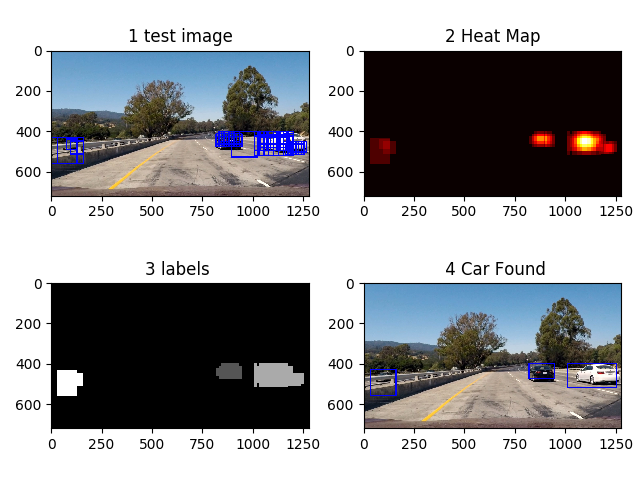
#> input picture write_up_img/11.png, 640 x 480 px
$ python -i 'proj5_functions copy.py'   (imports and definitions only)   (older library calls are emulated)
#> lines starting #> are read from the running program, lines starting #| are printed output that depends on the picture
import numpy as np
import cv2
import matplotlib.pyplot as plt
import matplotlib.image as mpimg
from skimage.feature import hog
import pickle
from sklearn.svm import LinearSVC
from sklearn.svm import SVC
from sklearn.preprocessing import StandardScaler
from sklearn.grid_search import GridSearchCV
from scipy.ndimage.measurements import label
# """
# Define a function to compute color histogram features
# Pass the color_space flag as 3-letter all caps string
# like 'HSV' or 'LUV' etc.
# KEEP IN MIND IF YOU DECIDE TO USE THIS FUNCTION LATER
# IN YOUR PROJECT THAT IF YOU READ THE IMAGE WITH
# cv2.imread() INSTEAD YOU START WITH BGR COLOR!
def bin_spatial(img, color_space='RGB', size=(32, 32)):
    # Convert image to new color space (if specified)
    if color_space != 'RGB':
        if color_space == 'HSV':
            feature_image = cv2.cvtColor(img, cv2.COLOR_RGB2HSV)
        elif color_space == 'LUV':
            feature_image = cv2.cvtColor(img, cv2.COLOR_RGB2LUV)
        elif color_space == 'HLS':
            feature_image = cv2.cvtColor(img, cv2.COLOR_RGB2HLS)
        elif color_space == 'YUV':
            feature_image = cv2.cvtColor(img, cv2.COLOR_RGB2YUV)
        elif color_space == 'YCrCb':
            feature_image = cv2.cvtColor(img, cv2.COLOR_RGB2YCrCb)
    else: feature_image = np.copy(img)
    # Use cv2.resize().ravel() to create the feature vector
    features = cv2.resize(feature_image, size).ravel()
    # Return the feature vector
    return features


# Define a function to compute color histogram features
def color_hist(img, nbins=32, bins_range=(0, 256)):
    # Compute the histogram of the color channels separately
    channel1_hist = np.histogram(img[:,:,0], bins=nbins, range=bins_range)
    channel2_hist = np.histogram(img[:,:,1], bins=nbins, range=bins_range)
    channel3_hist = np.histogram(img[:,:,2], bins=nbins, range=bins_range)
    # Concatenate the histograms into a single feature vector
    hist_features = np.concatenate((channel1_hist[0], channel2_hist[0], channel3_hist[0]))
    # hist_features = np.hstack((channel1_hist[0], channel2_hist[0], channel3_hist[0]))

    # Return the individual histograms, bin_centers and feature vector
    return hist_features

# Define a function to return HOG features and visualization
def get_hog_features(img, orient, pix_per_cell, cell_per_block,
                        vis=False, feature_vec=False):
    # Call with two outputs if vis==True
    if vis == True:
        features, hog_image = hog(img, orientations=orient,
                                  pixels_per_cell=(pix_per_cell, pix_per_cell),
                                  cells_per_block=(cell_per_block, cell_per_block),
                                  block_norm = 'L2-Hys',
                                  transform_sqrt=True,
                                  visualise=vis, feature_vector=feature_vec)
        return features, hog_image
    # Otherwise call with one output
    else:
        features = hog(img, orientations=orient,
                       pixels_per_cell=(pix_per_cell, pix_per_cell),
                       cells_per_block=(cell_per_block, cell_per_block),
                       block_norm = 'L2-Hys',
                       transform_sqrt=True,
                       visualise=vis, feature_vector=feature_vec)
        return features
# """


"""
def get_hog_features(img, orient, pix_per_cell, cell_per_block,
                        vis=False, feature_vec=True):
    # Call with two outputs if vis==True
    if vis == True:
        features, hog_image = hog(img, orientations=orient,
                                  pixels_per_cell=(pix_per_cell, pix_per_cell),
                                  cells_per_block=(cell_per_block, cell_per_block),
                                  transform_sqrt=False,
                                  visualise=vis, feature_vector=feature_vec)
        return features, hog_image
    # Otherwise call with one output
    else:
        features = hog(img, orientations=orient,
                       pixels_per_cell=(pix_per_cell, pix_per_cell),
                       cells_per_block=(cell_per_block, cell_per_block),
                       transform_sqrt=False,
                       visualise=vis, feature_vector=feature_vec)
        return features

def bin_spatial(img, size=(32, 32)):
    color1 = cv2.resize(img[:,:,0], size).ravel()
    color2 = cv2.resize(img[:,:,1], size).ravel()
    color3 = cv2.resize(img[:,:,2], size).ravel()
    return np.hstack((color1, color2, color3))

def color_hist(img, nbins=32):    #bins_range=(0, 256)
    # Compute the histogram of the color channels separately
    channel1_hist = np.histogram(img[:,:,0], bins=nbins)
    channel2_hist = np.histogram(img[:,:,1], bins=nbins)
    channel3_hist = np.histogram(img[:,:,2], bins=nbins)
    # Concatenate the histograms into a single feature vector
    hist_features = np.concatenate((channel1_hist[0], channel2_hist[0], channel3_hist[0]))
    # Return the individual histograms, bin_centers and feature vector
    return hist_features
"""


# Define a function to extract features from a list of images
# Have this function call bin_spatial() and color_hist()
# [49 lines left out: function extract_features, not called in this run]

# Define a function to extract features from a single image window
# This function is very similar to extract_features()
# just for a single image rather than list of images
def single_img_features(img, color_space='RGB', spatial_size=(32, 32),
                        hist_bins=32, orient=9,
                        pix_per_cell=8, cell_per_block=2, hog_channel=0,
                        spatial_feat=True, hist_feat=True, hog_feat=True):
    #1) Define an empty list to receive features
    img_features = []
    #2) Apply color conversion if other than 'RGB'
    if color_space != 'RGB':
        if color_space == 'HSV':
            feature_image = cv2.cvtColor(img, cv2.COLOR_RGB2HSV)
        elif color_space == 'LUV':
            feature_image = cv2.cvtColor(img, cv2.COLOR_RGB2LUV)
        elif color_space == 'HLS':
            feature_image = cv2.cvtColor(img, cv2.COLOR_RGB2HLS)
        elif color_space == 'YUV':
            feature_image = cv2.cvtColor(img, cv2.COLOR_RGB2YUV)
        elif color_space == 'YCrCb':
            feature_image = cv2.cvtColor(img, cv2.COLOR_RGB2YCrCb)
    else: feature_image = np.copy(img)
    #3) Compute spatial features if flag is set
    if spatial_feat == True:
        spatial_features = bin_spatial(feature_image, size=spatial_size)
        #4) Append features to list
        img_features.append(spatial_features)
    #5) Compute histogram features if flag is set
    if hist_feat == True:
        hist_features = color_hist(feature_image, nbins=hist_bins)
        #6) Append features to list
        img_features.append(hist_features)
    #7) Compute HOG features if flag is set
    if hog_feat == True:
        if hog_channel == 'ALL':
            hog_features = []
            for channel in range(feature_image.shape[2]):
                hog_features.extend(get_hog_features(feature_image[:,:,channel],
                                    orient, pix_per_cell, cell_per_block,
                                    vis=False, feature_vec=True))
        else:
            hog_features = get_hog_features(feature_image[:,:,hog_channel], orient,
                        pix_per_cell, cell_per_block, vis=False, feature_vec=True)
        #8) Append features to list
        img_features.append(hog_features)

    #9) Return concatenated array of features
    return np.concatenate(img_features)

# Define a function that takes an image,
# start and stop positions in both x and y,
# window size (x and y dimensions),
# and overlap fraction (for both x and y)
# [279 lines left out: functions slide_window, draw_boxes, search_windows, load_svm_model, find_cars, convert_color and 4 more, not called in this run]

>>> import cv2
>>> picture = cv2.cvtColor(cv2.imread('../write_up_img/11.png'), cv2.COLOR_BGR2RGB)
>>> result = single_img_features(picture)
#> in bin_spatial, `features = cv2.resize(feature_image, size).ravel()`: features = 3072 values, max 255 at index 0, min 0 at index 343, mean 157.3
#> in single_img_features, `spatial_features = bin_spatial(feature_image, size=spatial_size)`: spatial_features has the same summary as features in bin_spatial
#> in color_hist, `hist_features = np.concatenate((channel1_hist[0], channel2_hist[0], ch..`: hist_features = 96 values, max 147682 at index 95, min 320 at index 59, mean 9600
#> in get_hog_features, `features = hog(img, orientations=orient, pixels_per_cell=(pix_per_cell..`:
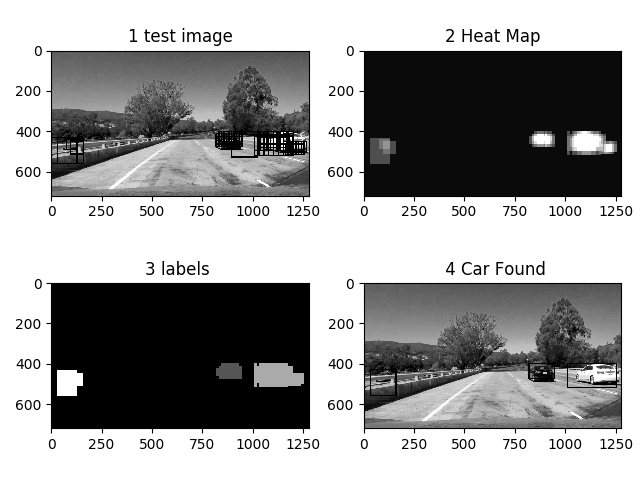
#> img: shape (480, 640); min 0, max 255, mean 156.7

$ run again, on write_up_img/1_car_not_car.png
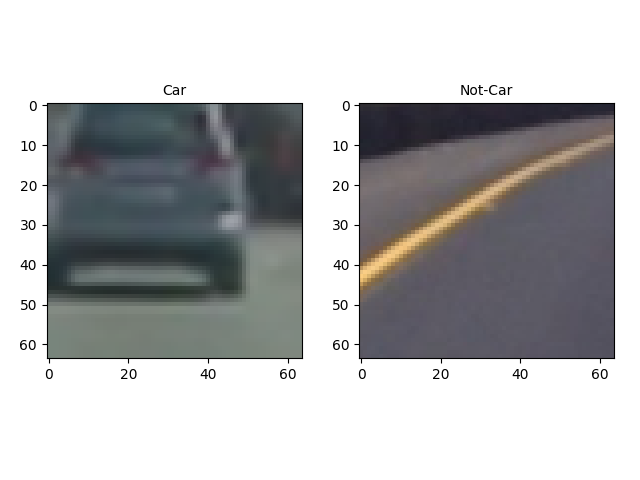
#> input picture write_up_img/1_car_not_car.png, 640 x 480 px
#> features = 3072 values, max 255 at index 0, min 33 at index 829, mean 184.4
#> spatial_features has the same summary as features in bin_spatial
#> in color_hist, `hist_features = np.concatenate((channel1_hist[0], channel2_hist[0], ch..`: hist_features = 96 values, max 171534 at index 31, min 26 at index 86, mean 9600
#> in get_hog_features, `features = hog(img, orientations=orient, pixels_per_cell=(pix_per_cell..`:
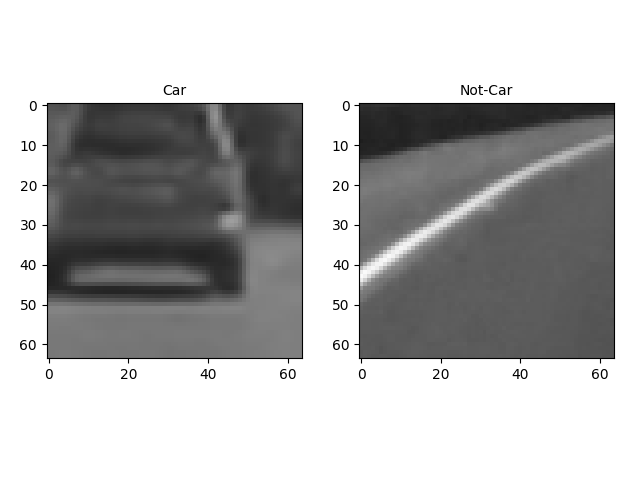
#> img: shape (480, 640); min 0, max 255, mean 183
